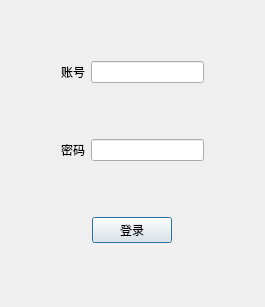
<?xml version="1.0" encoding="UTF-8"?>
<ui version="4.0">
 <class>Dialog</class>
 <widget class="QDialog" name="Dialog">
  <property name="geometry">
   <rect>
    <x>0</x>
    <y>0</y>
    <width>265</width>
    <height>307</height>
   </rect>
  </property>
  <property name="sizePolicy">
   <sizepolicy hsizetype="Fixed" vsizetype="Fixed">
    <horstretch>0</horstretch>
    <verstretch>0</verstretch>
   </sizepolicy>
  </property>
  <property name="windowTitle">
   <string>Dialog</string>
  </property>
  <layout class="QVBoxLayout" name="verticalLayout">
   <item>
    <layout class="QHBoxLayout" name="horizontalLayout">
     <property name="leftMargin">
      <number>50</number>
     </property>
     <property name="rightMargin">
      <number>50</number>
     </property>
     <item>
      <widget class="QLabel" name="label">
       <property name="text">
        <string>账号</string>
       </property>
      </widget>
     </item>
     <item>
      <widget class="QLineEdit" name="lineEdit"/>
     </item>
    </layout>
   </item>
   <item>
    <layout class="QHBoxLayout" name="horizontalLayout_2">
     <property name="leftMargin">
      <number>50</number>
     </property>
     <property name="rightMargin">
      <number>50</number>
     </property>
     <item>
      <widget class="QLabel" name="label_2">
       <property name="text">
        <string>密码</string>
       </property>
      </widget>
     </item>
     <item>
      <widget class="QLineEdit" name="lineEdit_2"/>
     </item>
    </layout>
   </item>
   <item>
    <layout class="QHBoxLayout" name="horizontalLayout_3">
     <item>
      <widget class="QPushButton" name="pushButton">
       <property name="sizePolicy">
        <sizepolicy hsizetype="Fixed" vsizetype="Fixed">
         <horstretch>0</horstretch>
         <verstretch>0</verstretch>
        </sizepolicy>
       </property>
       <property name="focusPolicy">
        <enum>Qt::StrongFocus</enum>
       </property>
       <property name="text">
        <string>登录</string>
       </property>
      </widget>
     </item>
    </layout>
   </item>
  </layout>
 </widget>
 <resources/>
 <connections/>
</ui>
